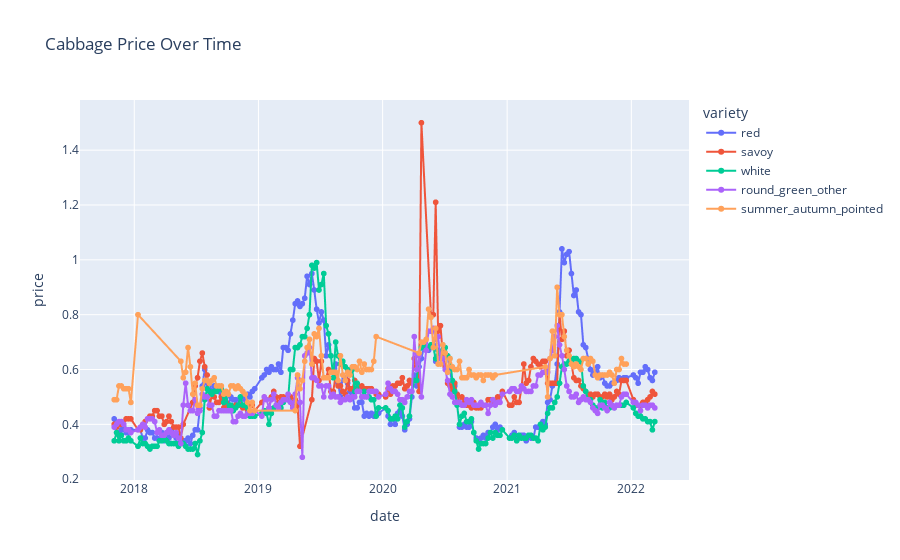

Notebook code cell kept with this figure:
### Code cell
# Interactive chart line for better visualization and specific points
fig = px.line(cabbage_df, x='date', y='price', color='variety', 
              title='Cabbage Price Over Time',
              markers=True) # Add markers for each data point
fig.show()
fig = px.scatter(x=[1,2,3], y=[4,5,6])
fig.write_image("scatter.png")

### Figure 1 — Plotly figure (JSON) as saved in the notebook; plotly's stock layout.template omitted (floating-point values rounded to 4 significant figures; data arrays with more than 128 entries replaced by an {"elided": "..."} marker saying what was removed)
{"data": [{"hovertemplate": "variety=red<br>date=%{x}<br>price=%{y}<extra></extra>", "legendgroup": "red", "line": {"color": "#636efa", "dash": "solid"}, "marker": {"symbol": "circle"}, "mode": "lines+markers", "name": "red", "showlegend": true, "type": "scattergl", "x": {"elided": "218 str values"}, "xaxis": "x", "y": {"elided": "218 float values"}, "yaxis": "y"}, {"hovertemplate": "variety=savoy<br>date=%{x}<br>price=%{y}<extra></extra>", "legendgroup": "savoy", "line": {"color": "#EF553B", "dash": "solid"}, "marker": {"symbol": "circle"}, "mode": "lines+markers", "name": "savoy", "showlegend": true, "type": "scattergl", "x": {"elided": "208 str values"}, "xaxis": "x", "y": {"elided": "208 float values"}, "yaxis": "y"}, {"hovertemplate": "variety=white<br>date=%{x}<br>price=%{y}<extra></extra>", "legendgroup": "white", "line": {"color": "#00cc96", "dash": "solid"}, "marker": {"symbol": "circle"}, "mode": "lines+markers", "name": "white", "showlegend": true, "type": "scattergl", "x": {"elided": "218 str values"}, "xaxis": "x", "y": {"elided": "218 float values"}, "yaxis": "y"}, {"hovertemplate": "variety=round_green_other<br>date=%{x}<br>price=%{y}<extra></extra>", "legendgroup": "round_green_other", "line": {"color": "#ab63fa", "dash": "solid"}, "marker": {"symbol": "circle"}, "mode": "lines+markers", "name": "round_green_other", "showlegend": true, "type": "scattergl", "x": {"elided": "217 str values"}, "xaxis": "x", "y": {"elided": "217 float values"}, "yaxis": "y"}, {"hovertemplate": "variety=summer_autumn_pointed<br>date=%{x}<br>price=%{y}<extra></extra>", "legendgroup": "summer_autumn_pointed", "line": {"color": "#FFA15A", "dash": "solid"}, "marker": {"symbol": "circle"}, "mode": "lines+markers", "name": "summer_autumn_pointed", "showlegend": true, "type": "scattergl", "x": {"elided": "144 str values"}, "xaxis": "x", "y": {"elided": "144 float values"}, "yaxis": "y"}], "layout": {"legend": {"title": {"text": "variety"}, "tracegroupgap": 0}, "title": {"text": "Cabbage Price Over Time"}, "xaxis": {"anchor": "y", "domain": [0, 1], "title": {"text": "date"}}, "yaxis": {"anchor": "x", "domain": [0, 1], "title": {"text": "price"}}}}
